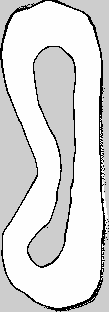
#> input picture maps/practice.pgm, 109 x 312 px, given in place of practice.png, which was not available
$ jupyter execute --allow-errors map_converter.ipynb   (text cells are left out)
#> lines starting #> are read from the running program, lines starting #| are printed output that depends on the picture; after the words box and inside, x2 and y2 are one past the last pixel; in counts of white or black regions, pixels touching at a corner belong together; pictures that were not available may be replaced by others from this repository, and a replacement may not be noted
[cell 1]
import numpy as np
from skimage.morphology import skeletonize
import matplotlib.pyplot as plt
import yaml
import scipy
from scipy.ndimage import distance_transform_edt as edt
from PIL import Image
import os

[cell 2]
# MAP_NAME = "Montreal_map"
MAP_NAME = "practice"

TRACK_WIDTH_MARGIN = 0.0 # Extra Safety margin, in meters

[cell 3]
# Modified from https://github.com/CL2-UWaterloo/Head-to-Head-Autonomous-Racing/blob/main/gym/f110_gym/envs/laser_models.py
# load map image

if os.path.exists(f"maps/{MAP_NAME}.png"):
    map_img_path = f"maps/{MAP_NAME}.png"
elif os.path.exists(f"maps/{MAP_NAME}.pgm"):
    map_img_path = f"maps/{MAP_NAME}.pgm"
else:
    raise Exception("Map not found!")

map_yaml_path = f"maps/{MAP_NAME}.yaml"
raw_map_img = np.array(Image.open(map_img_path).transpose(Image.FLIP_TOP_BOTTOM))
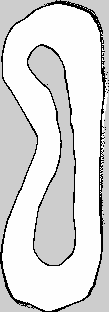
#> raw_map_img: shape (312, 109); min 0, max 254, mean 218.2
raw_map_img = raw_map_img.astype(np.float64)

plt.figure(figsize=(10, 10))
plt.imshow(raw_map_img, cmap='gray', origin='lower')

[cell 4]
# grayscale -> binary. Converts grey to black
map_img = raw_map_img.copy()
map_img[map_img <= 210.] = 0
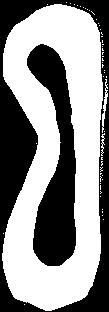
#> map_img: shape (312, 109) float64; values 0 (black) and 254 (white), 56.1% white; 2 black regions, box (x1, y1, x2, y2) and area: (0, 0, 109, 312) 9077, (27, 44, 76, 266) 5853
map_img[map_img > 210.] = 1

map_height = map_img.shape[0]
#> map_height = 312
# map_width = map_img.shape[1]
map_img
plt.figure(figsize=(10, 10))
plt.imshow(map_img, cmap='gray', origin='lower')

[cell 5]
plt.figure(figsize=(10, 10))
# Calculate Euclidean Distance Transform (tells us distance to nearest wall)
dist_transform = scipy.ndimage.distance_transform_edt(map_img)
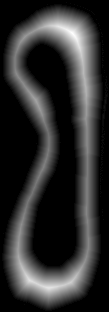
#> dist_transform: shape (312, 109) float64; min 0, max 24.76, mean 4.6; drawn with min black and max white
plt.imshow(dist_transform, cmap='gray', origin='lower')

[cell 6]
# Threshold the distance transform to create a binary image
THRESHOLD = 0.17 # You should play around with this number. Is you say hairy lines generated, either clean the map so it is more curvy or increase this number
centers = dist_transform > THRESHOLD*dist_transform.max()
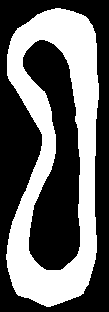
#> centers: shape (312, 109) bool; 40.6% white; 1 white region, box (x1, y1, x2, y2) and area: (6, 8, 99, 307) 13810
plt.figure(figsize=(10, 10))
plt.imshow(centers, origin='lower', cmap='gray')

[cell 7]
plt.figure(figsize=(10, 10))
centerline = skeletonize(centers)
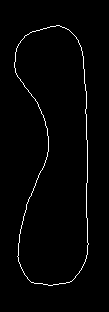
#> centerline: shape (312, 109) bool; 1.7% white in thin lines or dots, all inside (x1, y1, x2, y2) = (14, 25, 89, 286)
plt.imshow(centerline, origin='lower', cmap='gray')

[cell 8]
# The centerline has the track width encoded
plt.figure(figsize=(10, 10))
centerline_dist = np.where(centerline, dist_transform, 0)
plt.imshow(centerline_dist, origin='lower', cmap='gray')

[cell 9]
LEFT_START_Y = map_height // 2
#> LEFT_START_Y = 156

[cell 10]
NON_EDGE = 0.0
# Use DFS to extract the outer edge
left_start_y = LEFT_START_Y
#> left_start_y = 156
left_start_x = 0
while (centerline_dist[left_start_y][left_start_x] == NON_EDGE):
	left_start_x += 1
#> this loop made 47 passes
#> after the loop, left_start_x = 47

print(f"Starting position for left edge: {left_start_x} {left_start_y}")
#| Starting position for left edge: 47 156

[cell 11]
# Run DFS
import sys
sys.setrecursionlimit(20000)

# DIRECTIONS = [(0, 1), (1, 0), (0, -1), (-1, 0), (1, 1), (1, -1), (-1, 1), (-1, -1)]
# If you want the other direction first
DIRECTIONS = [(0, -1), (-1, 0),  (0, 1), (1, 0), (-1, 1), (-1, -1), (1, 1), (1, -1) ]

starting_point = (left_start_x, left_start_y)
#> starting_point = (47, 156)
class dfs_runner:
	def __init__(self):
		self.reached_start = False
		self.visited = {}
		self.centerline_points = []
		self.track_widths = []

	def dfs(self, point):
#> called with point = (47, 156)
		if (self.reached_start or point in self.visited):
			return
		self.visited[point] = True
		self.centerline_points.append(np.array(point))
		self.track_widths.append(np.array([centerline_dist[point[1]][point[0]], centerline_dist[point[1]][point[0]]]))

		for direction in DIRECTIONS:
			if (centerline_dist[point[1] + direction[1]][point[0] + direction[0]] != NON_EDGE and (point[0] + direction[0], point[1] + direction[1]) not in self.visited):
				next_point = (point[0] + direction[0], point[1] + direction[1])
				if (not(self.reached_start) and next_point == starting_point):
					self.reached_start = True
				self.dfs(next_point)
#> this loop made 8 passes
#> after the loop, self.reached_start = False


runner = dfs_runner()
runner.dfs(starting_point)

[cell 12]
fig, (ax1,ax2,ax3, ax4) = plt.subplots(1, 4, figsize=(20,5))
ax1.axis('off')
ax2.axis('off')
ax3.axis('off')
ax4.axis('off')

centerline_img = np.zeros(map_img.shape)
for x,y in runner.centerline_points[:len(runner.centerline_points)//10]:
	centerline_img[y][x] = 255
#> this loop made 58 passes
#> (x, y) on passes 1 to 12: (47, 156), (47, 155), (47, 154), (47, 153), (47, 152), (48, 151), (48, 150), (48, 149), (48, 148), (48, 147), (48, 146), (48, 145)
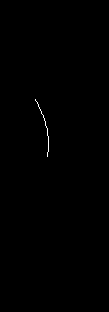
#> centerline_img: shape (312, 109) float64; 0.17% white in thin lines or dots, all inside (x1, y1, x2, y2) = (35, 99, 49, 157)
ax1.imshow(centerline_img, cmap='Greys', vmax=1, origin='lower')
ax1.set_title("First 10% points")

centerline_img = np.zeros(map_img.shape)
for x,y in runner.centerline_points[:len(runner.centerline_points)//4]:
	centerline_img[y][x] = 255
#> this loop made 145 passes
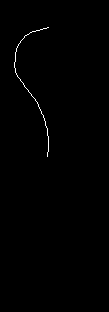
#> centerline_img: shape (312, 109) float64; 0.43% white in thin lines or dots, all inside (x1, y1, x2, y2) = (14, 27, 49, 157)
ax2.imshow(centerline_img, cmap='Greys', vmax=1, origin='lower')
ax2.set_title("First 25% points")

centerline_img = np.zeros(map_img.shape)
for x,y in runner.centerline_points[:int(len(runner.centerline_points)/1.4)]:
	centerline_img[y][x] = 255
#> this loop made 415 passes
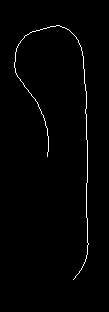
#> centerline_img: shape (312, 109) float64; 1.2% white in thin lines or dots, all inside (x1, y1, x2, y2) = (14, 25, 89, 280)
ax3.imshow(centerline_img, cmap='Greys', vmax=1, origin='lower')
ax3.set_title("First 50% points")

centerline_img = np.zeros(map_img.shape)
for x,y in runner.centerline_points:
	centerline_img[y][x] = 1000
#> this loop made 582 passes
ax4.imshow(centerline_img, cmap='Greys', vmax=1, origin='lower')
ax4.set_title("All points")
fig.tight_layout()

[cell 13]
runner.track_widths
#> Out = 582 pairs, first value 10 to 24.76, second value 10 to 24.76

[cell 14]
track_widths_np = np.array(runner.track_widths)
#> track_widths_np has the same summary as Out
waypoints = np.array(runner.centerline_points)
#> waypoints = 582 pairs, first value 14 to 88, second value 25 to 285
print(f"Track widths shape: {track_widths_np.shape}, waypoints shape: {waypoints.shape}")
#| Track widths shape: (582, 2), waypoints shape: (582, 2)

[cell 15]
# Merge track with waypoints
data = np.concatenate((waypoints, track_widths_np), axis=1)
#> data = 582 rows, first 6: [47, 156, 11.7, 11.7], [47, 155, 12, 12], [47, 154, 12.04, 12.04], [47, 153, 11.7, 11.7], [47, 152, 11.4, 11.4], [48, 151, 11.7, 11.7]
data.shape
#> Out = (582, 4)
